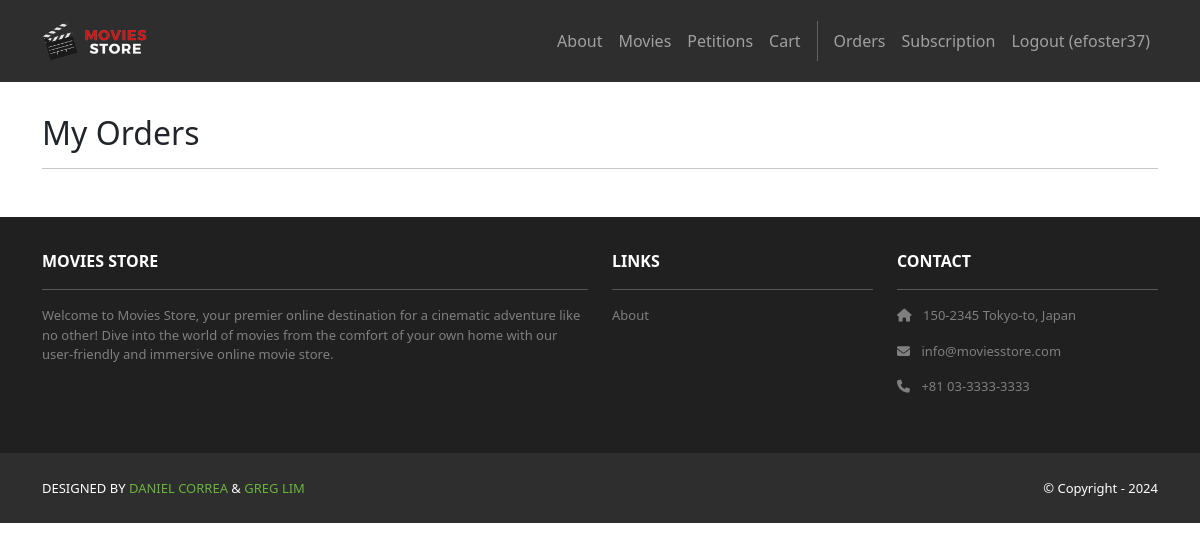
The page /accounts/orders/ (signed in) on the database as committed earlier.
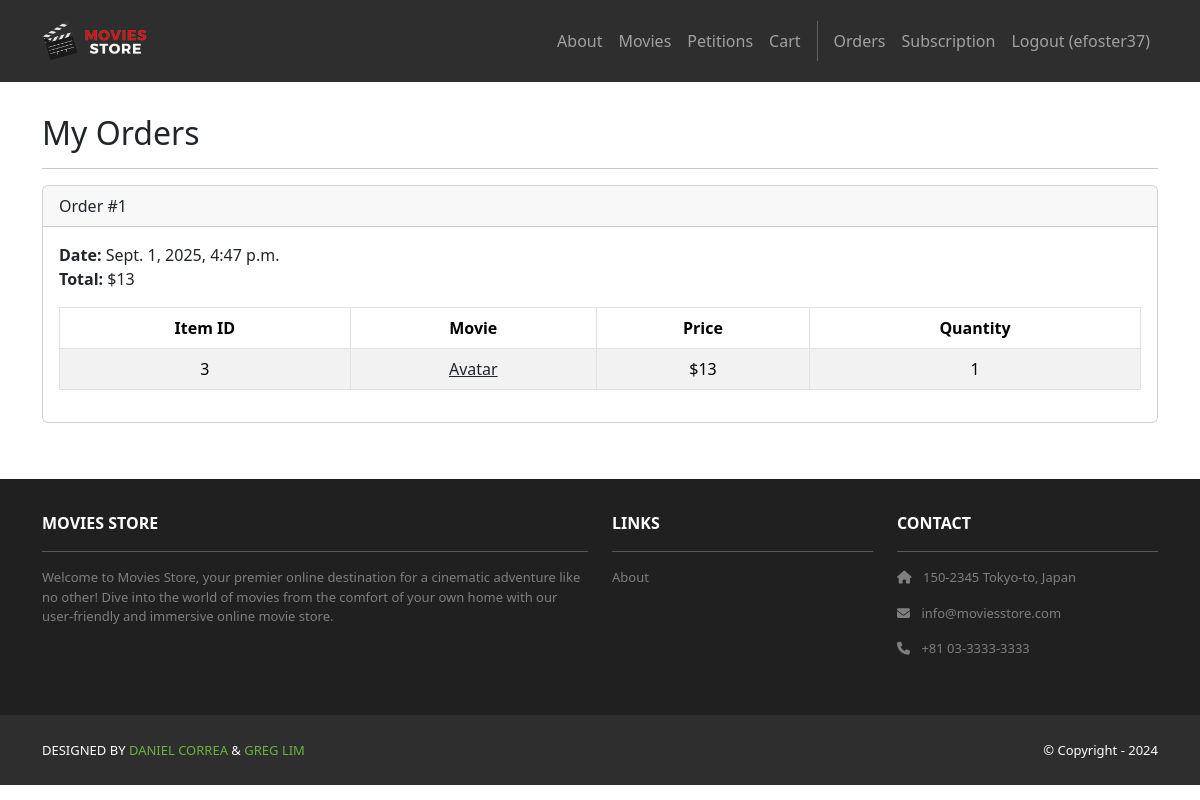
The same page on the database as committed later.
### cart/models.py (models this page shows, shortened)
class Order(models.Model):
    id = models.AutoField(primary_key=True)
    total = models.IntegerField()
    date = models.DateTimeField(auto_now_add=True)
    user = models.ForeignKey(User, on_delete=models.CASCADE)

class Item(models.Model):
    id = models.AutoField(primary_key=True)
    price = models.IntegerField()
    quantity = models.IntegerField()
    order = models.ForeignKey(Order, on_delete=models.CASCADE)
    movie = models.ForeignKey(Movie, on_delete=models.CASCADE)

### movies/models.py (models this page shows, shortened)
class Movie(models.Model):
    id = models.AutoField(primary_key=True)
    name = models.CharField(max_length=255)
    price = models.IntegerField()
    description = models.TextField()
    image = models.ImageField(upload_to='movie_images/')

### accounts/views.py (the view)
# urls.py: path('orders/', views.orders, name='accounts.orders'),
@login_required
def orders(request):
    template_data = {}
    template_data['title'] = 'Orders'
    template_data['orders'] = request.user.order_set.all()
    return render(request, 'accounts/orders.html', {'template_data': template_data})

### accounts/templates/accounts/orders.html
{% extends 'base.html' %}
{% block content %}
<div class="p-3">
  <div class="container">
    <div class="row mt-3">
      <div class="col mx-auto mb-3">
        <h2>My Orders</h2>
        <hr />
        {% for order in template_data.orders %}
        <div class="card mb-4">
          <div class="card-header">
            Order #{{ order.id }}
          </div>
          <div class="card-body">
            <b>Date:</b> {{ order.date }}<br />
            <b>Total:</b> ${{ order.total }}<br />
            <table class="table table-bordered table-striped text-center mt-3">
              <thead>
                <tr>
                  <th scope="col">Item ID</th>
                  <th scope="col">Movie</th>
                  <th scope="col">Price</th>
                  <th scope="col">Quantity</th>
                </tr>
              </thead>
              <tbody>
                {% for item in order.item_set.all %}
                <tr>
                  <td>{{ item.movie.id }}</td>
                  <td>
                    <a class="link-dark" href="{% url 'movies.show' id=item.movie.id %}">
                      {{ item.movie.name }}
                    </a>
                  </td>
                  <td>${{ item.movie.price }}</td>
                  <td>{{ item.quantity }}</td>
                </tr>
                {% endfor %}
              </tbody>
            </table>
          </div>
        </div>
        {% endfor %}
      </div>
    </div>
  </div>
</div>
{% endblock content %}

### moviesstore/templates/base.html (shortened to what this page needs)
<!DOCTYPE html>
<html>
  {% load static %}
  <head>
    <link href="https://cdn.jsdelivr.net/npm/bootstrap@5.3.3/dist/css/bootstrap.min.css" rel="stylesheet">
    <link rel="stylesheet" href="https://cdnjs.cloudflare.com/ajax/libs/font-awesome/6.1.1/css/all.min.css">
    <link rel="stylesheet" type="text/css" href="{% static 'css/style.css' %}">
  </head>
  <body>
    <nav class="p-3 navbar navbar-dark bg-dark navbar-expand-lg">
      <div class="container">
        <a class="navbar-brand"
          href="{% url 'home.index' %}">
          <img src="{% static 'img/logo.png' %}" alt="logo" height="40"/>
        </a>
        <div class="collapse navbar-collapse" id="navbarNavAltMarkup">
          <div class="navbar-nav ms-auto navbar-ml">
            <a class="nav-link" href="{% url 'home.about' %}">About</a>
            <a class="nav-link" href="{% url 'movies.index' %}">Movies</a>
            <a class="nav-link" href="{% url 'movies.petitions_index' %}">Petitions</a>
            <a class="nav-link" href="{% url 'cart.index' %}">Cart</a>
            {% if user.is_authenticated %}
            <a class="nav-link" href="{% url 'accounts.orders' %}">Orders</a>
            <a class="nav-link" href="{% url 'accounts.subscription' %}">Subscription</a>
            <a class="nav-link" href="{% url 'accounts.logout' %}">Logout ({{ user.username }})</a>
            {% else %}
            <a class="nav-link" href="{% url 'accounts.login' %}">Login</a>
            <a class="nav-link" href="{% url 'accounts.signup' %}">Sign Up</a>
            {% endif %}
          </div>
        </div>
      </div>
    </nav>
    <div>
      {% block content %}
      {% endblock content %}
    </div>
    <section class="p-3 ms-footer d-none d-md-block">
      <div class="container">
        <div class="row mt-3 text-white">
          <div class="col-md-6 col-lg-6 col-xl-6 mx-auto mb-4">
            <b>MOVIES STORE</b>
            <hr />
            <p>Welcome to Movies Store, your premier online destination for a cinematic
              adventure like no other! Dive into the world of movies from the comfort of your own home with our user-friendly
              and immersive online movie store.</p>
          </div>
          <div class="col-md-3 col-lg-3 col-xl-3 mx-auto mb-4">
            <b>LINKS</b>
            <hr />
            <p><a class="nav-link" href="{% url 'home.about' %}">About</a></p>
          </div>
          <div class="col-md-3 col-lg-3 col-xl-3 mx-auto mb-4">
            <b>CONTACT</b>
            <hr />
            <p><i class="fas fa-home me-2"></i> 150-2345 Tokyo-to, Japan</p>
            <p><i class="fas fa-envelope me-2"></i> info@moviesstore.com</p>
            <p><i class="fas fa-phone me-2"></i> +81 03-3333-3333</p>
          </div>
        </div>
      </div>
    </section>
    <section class="p-3 ms-footer-bottom bg-dark">
      <div class="container d-flex justify-content-between">
        <div class="me-5 text-white">
          <span>DESIGNED BY <a href="https://www.x.com/danielgarax" target="_blank">DANIEL CORREA</a> &
            <a href="https://www.x.com/greglim81" target="_blank">GREG LIM</a>
          </span>
        </div>
        <div class="text-white">
          <span>© Copyright - 2024</span>
        </div>
      </div>
    </section>
  </body>
</html>

### moviesstore/static/css/style.css (style rules this page uses)
.bg-dark { background-color: #2E2E2E !important; }
.ms-footer { background-color: #202020; }
.ms-footer p { color: #7F7F7F; font-size: 13px; }
.ms-footer-bottom span { font-size: 13px; line-height: 38px; }
.ms-footer-bottom a { color: #6ab43e; text-decoration: none; }

Rows that differ between the two databases and show on the page:
added Order: id "1", date "Sept. 1, 2025, 4:47 p.m.", total "13"
added Item: movie.id "3", movie.name "Avatar", movie.price "13", quantity "1"
